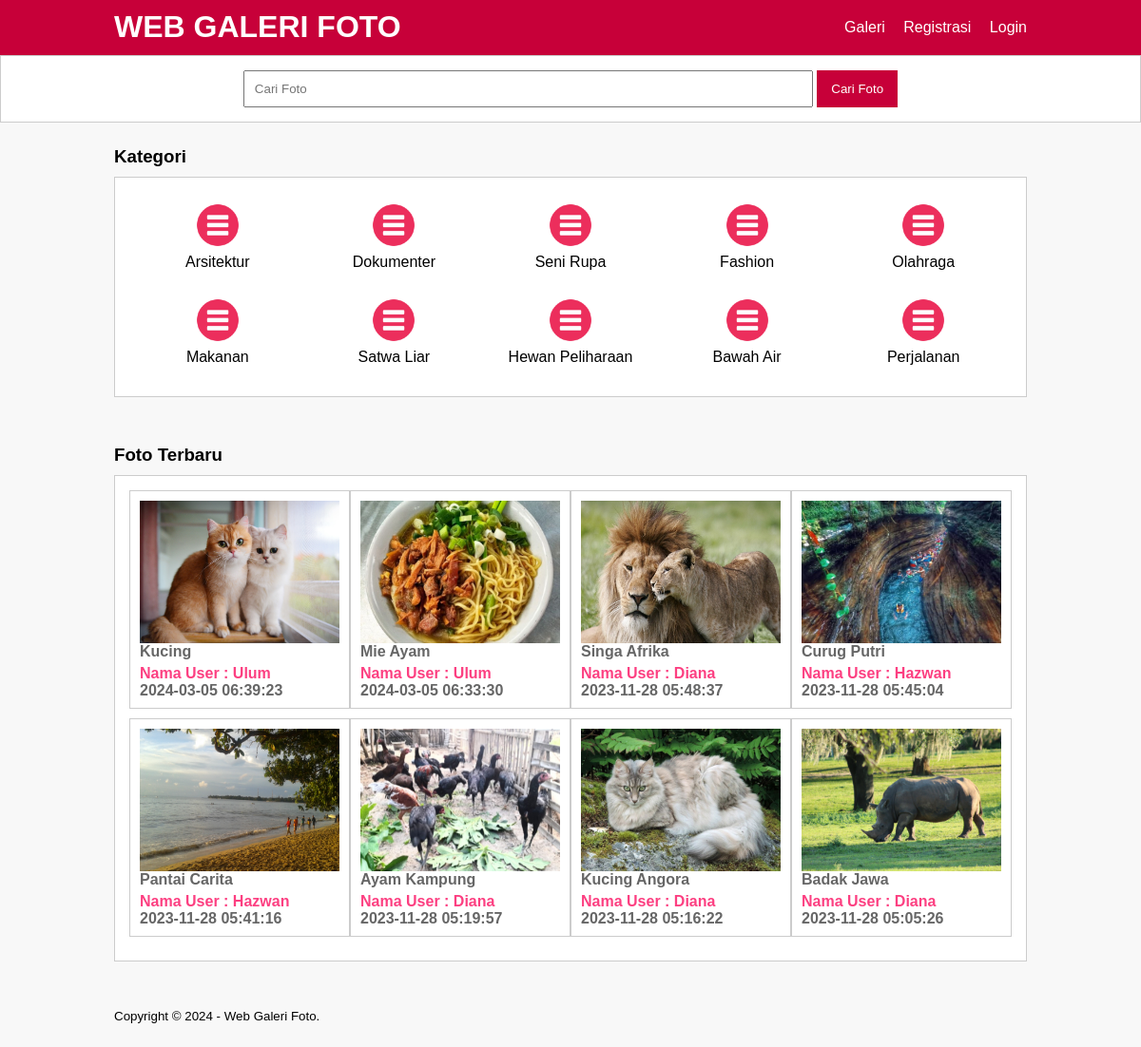
The page / on the database its author committed.
### tables this page shows
CREATE TABLE `tb_category` (
  `category_id` int(11) NOT NULL,
  `category_name` varchar(25) NOT NULL
);

CREATE TABLE `tb_image` (
  `image_id` int(11) NOT NULL,
  `category_id` int(11) NOT NULL,
  `category_name` varchar(100) NOT NULL,
  `admin_id` int(11) NOT NULL,
  `admin_name` varchar(100) NOT NULL,
  `image_name` varchar(100) NOT NULL,
  `image_description` text NOT NULL,
  `image` varchar(100) NOT NULL,
  `image_status` tinyint(1) NOT NULL,
  `date_created` timestamp NOT NULL DEFAULT current_timestamp() ON UPDATE current_timestamp()
);

### index.php (the view, shortened to what this page needs)
<?php
    include 'db.php';
?>
<!DOCTYPE html PUBLIC "-//W3C//DTD XHTML 1.0 Transitional//EN" "http://www.w3.org/TR/xhtml1/DTD/xhtml1-transitional.dtd">
<html xmlns="http://www.w3.org/1999/xhtml">
<head>
<link rel="stylesheet" type="text/css" href="css/style.css">
</head>
<body>
    <header>
        <div class="container">
        <h1><a href="index.php">WEB GALERI FOTO</a></h1>
        <ul>
            <li><a href="galeri.php">Galeri</a></li>
           <li><a href="registrasi.php">Registrasi</a></li>
           <li><a href="login.php">Login</a></li>
        </ul>
        </div>
    </header>
    <div class="search">
        <div class="container">
            <form action="galeri.php">
                <input type="text" name="search" placeholder="Cari Foto" />
                <input type="submit" name="cari" value="Cari Foto" />
            </form>
        </div>
    </div>
    <div class="section">
        <div class="container">
            <h3>Kategori</h3>
            <div class="box">
                <?php
                    $kategori = mysqli_query($conn, "SELECT * FROM tb_category ORDER BY category_id DESC");
					if(mysqli_num_rows($kategori) > 0){
						while($k = mysqli_fetch_array($kategori)){
				?>
                    <a href="galeri.php?kat=<?php echo $k['category_id'] ?>">
                        <div class="col-5">
                            <img src="img/icon-kategori.png" width="50px" style="margin-bottom:5px;" />
                        <p><?php echo $k['category_name'] ?></p>
                        </div>
                    </a>
                <?php }}else{ ?>
                     <p>Kategori tidak ada</p>
                <?php } ?>
            </div>
        </div>
    </div>
    <div class="container">
       <h3>Foto Terbaru</h3>
       <div class="box">
          <?php
              $foto = mysqli_query($conn, "SELECT * FROM tb_image WHERE image_status = 1 ORDER BY image_id DESC LIMIT 8");
			  if(mysqli_num_rows($foto) > 0){
				  while($p = mysqli_fetch_array($foto)){
		  ?>
          <a href="detail-image.php?id=<?php echo $p['image_id'] ?>">
          <div class="col-4">
              <img src="foto/<?php echo $p['image'] ?>" height="150px" />
              <p class="nama"><?php echo substr($p['image_name'], 0, 30)  ?></p>
              <p class="admin">Nama User : <?php echo $p['admin_name'] ?></p>
              <p class="nama"><?php echo $p['date_created']  ?></p>
          </div>
          </a>
          <?php }}else{ ?>
              <p>Foto tidak ada</p>
          <?php } ?>
       </div>
    </div>
     <footer>
        <div class="container">
            <small>Copyright &copy; 2024 - Web Galeri Foto.</small>
        </div>
    </footer>
</body>
</html>

### css/style.css (style rules this page uses)
* { padding:0; margin:0; font-family:'Quicksand', sans-serif; }
body { background-color:#f8f8f8; }
a { color: inherit; text-decoration:none; }
header { background-color: #C70039; color: #fff; }
header h1 { float:left; padding:10px 0; }
header ul { float:right; }
header ul li { display:inline-block; }
header ul li a { padding:20px 0 20px 15px; display: inline-block; }
footer { padding:25px 0; }
.container { width: 80%; margin: 0 auto; }
.container:after { content:''; display: block; clear:both; }
.section { padding:25px 0; }
.box { background-color: #fff; border:1px solid #ccc; padding:15px; box-sizing: border-box; margin:10px 0 25px 0; }
.box:after { content: ''; display: block; clear: both; }
.search { padding:15px 0; background-color: #fff; border:1px solid #ccc; text-align: center; }
.search input[type=text] { width: 60%; padding:10px; }
.search input[type=submit] { padding:12px 15px; background-color: #C70039; color: #fff; border:none; cursor:pointer; }
.col-5 { width:20%; height:100px; text-align: center; float: left; padding:10px; box-sizing: border-box; }
.col-4 { width:25%; height: 230px; border:1px solid #ccc; float: left; padding:10px; box-sizing: border-box; margin-bottom: 10px; }
.col-4 img { width: 100%; }
.col-4 .nama { font-weight: bold; color: #666; margin-bottom: 5px; }
.col-4 .admin { font-weight: bold; color: #FC3F81; }

### rows shown on the page
tb_category: category_name "Arsitektur"
tb_category: category_name "Dokumenter"
tb_category: category_name "Seni Rupa"
tb_category: category_name "Fashion"
tb_category: category_name "Olahraga"
tb_category: category_name "Makanan"
tb_category: category_name "Satwa Liar"
tb_category: category_name "Hewan Peliharaan"
tb_category: category_name "Bawah Air"
tb_category: category_name "Perjalanan"
tb_image: image (picture), image_name "Kucing", admin_name "Ulum", date_created "2024-03-05 06:39:23"
tb_image: image (picture), image_name "Mie Ayam", admin_name "Ulum", date_created "2024-03-05 06:33:30"
tb_image: image (picture), image_name "Singa Afrika", admin_name "Diana", date_created "2023-11-28 05:48:37"
tb_image: image (picture), image_name "Curug Putri", admin_name "Hazwan", date_created "2023-11-28 05:45:04"
tb_image: image (picture), image_name "Pantai Carita", admin_name "Hazwan", date_created "2023-11-28 05:41:16"
tb_image: image (picture), image_name "Ayam Kampung", admin_name "Diana", date_created "2023-11-28 05:19:57"
tb_image: image (picture), image_name "Kucing Angora", admin_name "Diana", date_created "2023-11-28 05:16:22"
tb_image: image (picture), image_name "Badak Jawa", admin_name "Diana", date_created "2023-11-28 05:05:26"
